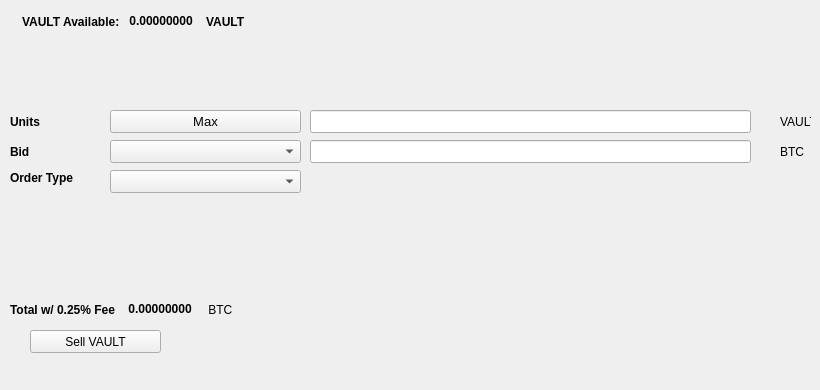
   <widget class="QWidget" name="SellTab">
    <attribute name="title">
     <string>Sell</string>
    </attribute>
    <widget class="QLabel" name="label_16">
     <property name="geometry">
      <rect>
       <x>780</x>
       <y>140</y>
       <width>31</width>
       <height>23</height>
      </rect>
     </property>
     <property name="text">
      <string>BTC</string>
     </property>
    </widget>
    <widget class="QComboBox" name="SellBidcomboBox">
     <property name="geometry">
      <rect>
       <x>110</x>
       <y>140</y>
       <width>191</width>
       <height>23</height>
      </rect>
     </property>
     <property name="font">
      <font>
       <pointsize>10</pointsize>
      </font>
     </property>
    </widget>
    <widget class="QLabel" name="label_18">
     <property name="geometry">
      <rect>
       <x>10</x>
       <y>110</y>
       <width>46</width>
       <height>23</height>
      </rect>
     </property>
     <property name="font">
      <font>
       <weight>75</weight>
       <bold>true</bold>
      </font>
     </property>
     <property name="text">
      <string>Units</string>
     </property>
    </widget>
    <widget class="QPushButton" name="Sell_Max_Amount">
     <property name="geometry">
      <rect>
       <x>110</x>
       <y>110</y>
       <width>191</width>
       <height>23</height>
      </rect>
     </property>
     <property name="font">
      <font>
       <pointsize>10</pointsize>
      </font>
     </property>
     <property name="text">
      <string>Max</string>
     </property>
    </widget>
    <widget class="QLabel" name="label_20">
     <property name="geometry">
      <rect>
       <x>10</x>
       <y>170</y>
       <width>91</width>
       <height>16</height>
      </rect>
     </property>
     <property name="font">
      <font>
       <weight>75</weight>
       <bold>true</bold>
      </font>
     </property>
     <property name="text">
      <string>Order Type</string>
     </property>
    </widget>
    <widget class="QComboBox" name="SellOrdertypeCombo">
     <property name="geometry">
      <rect>
       <x>110</x>
       <y>170</y>
       <width>191</width>
       <height>23</height>
      </rect>
     </property>
     <property name="font">
      <font>
       <pointsize>10</pointsize>
      </font>
     </property>
    </widget>
    <widget class="QLabel" name="label_21">
     <property name="geometry">
      <rect>
       <x>10</x>
       <y>140</y>
       <width>46</width>
       <height>23</height>
      </rect>
     </property>
     <property name="font">
      <font>
       <weight>75</weight>
       <bold>true</bold>
      </font>
     </property>
     <property name="text">
      <string>Bid</string>
     </property>
    </widget>
    <widget class="QLabel" name="label_22">
     <property name="geometry">
      <rect>
       <x>780</x>
       <y>110</y>
       <width>31</width>
       <height>23</height>
      </rect>
     </property>
     <property name="text">
      <string>VAULT</string>
     </property>
    </widget>
    <widget class="QLineEdit" name="UnitsInputVAULT">
     <property name="geometry">
      <rect>
       <x>310</x>
       <y>110</y>
       <width>441</width>
       <height>23</height>
      </rect>
     </property>
     <property name="font">
      <font>
       <pointsize>9</pointsize>
       <weight>75</weight>
       <bold>true</bold>
      </font>
     </property>
    </widget>
    <widget class="QLineEdit" name="SellBidPriceEdit">
     <property name="geometry">
      <rect>
       <x>310</x>
       <y>140</y>
       <width>441</width>
       <height>23</height>
      </rect>
     </property>
     <property name="font">
      <font>
       <pointsize>9</pointsize>
       <weight>75</weight>
       <bold>true</bold>
      </font>
     </property>
    </widget>
    <widget class="QPushButton" name="SellVAULTBTN">
     <property name="geometry">
      <rect>
       <x>30</x>
       <y>330</y>
       <width>131</width>
       <height>23</height>
      </rect>
     </property>
     <property name="text">
      <string>Sell VAULT</string>
     </property>
     <property name="icon">
      <iconset resource="../vault">
       <normaloff>:/icons/bitcoin</normaloff>:/icons/bitcoin</iconset>
     </property>
    </widget>
    <widget class="QWidget" name="layoutWidget3">
     <property name="geometry">
      <rect>
       <x>22</x>
       <y>12</y>
       <width>258</width>
       <height>19</height>
      </rect>
     </property>
     <layout class="QHBoxLayout" name="horizontalLayout">
      <item>
       <widget class="QLabel" name="label232_2">
        <property name="font">
         <font>
          <weight>75</weight>
          <bold>true</bold>
         </font>
        </property>
        <property name="text">
         <string>VAULT Available:</string>
        </property>
       </widget>
      </item>
      <item>
       <widget class="QLabel" name="VAULTAvailableLabel">
        <property name="palette">
         <palette>
          <active>
           <colorrole role="WindowText">
            <brush brushstyle="SolidPattern">
             <color alpha="255">
              <red>0</red>
              <green>0</green>
              <blue>0</blue>
             </color>
            </brush>
           </colorrole>
           <colorrole role="Button">
            <brush brushstyle="SolidPattern">
             <color alpha="255">
              <red>0</red>
              <green>170</green>
              <blue>0</blue>
             </color>
            </brush>
           </colorrole>
           <colorrole role="Light">
            <brush brushstyle="SolidPattern">
             <color alpha="255">
              <red>0</red>
              <green>255</green>
              <blue>0</blue>
             </color>
            </brush>
           </colorrole>
           <colorrole role="Midlight">
            <brush brushstyle="SolidPattern">
             <color alpha="255">
              <red>0</red>
              <green>212</green>
              <blue>0</blue>
             </color>
            </brush>
           </colorrole>
           <colorrole role="Dark">
            <brush brushstyle="SolidPattern">
             <color alpha="255">
              <red>0</red>
              <green>85</green>
              <blue>0</blue>
             </color>
            </brush>
           </colorrole>
           <colorrole role="Mid">
            <brush brushstyle="SolidPattern">
             <color alpha="255">
              <red>0</red>
              <green>113</green>
              <blue>0</blue>
             </color>
            </brush>
           </colorrole>
           <colorrole role="Text">
            <brush brushstyle="SolidPattern">
             <color alpha="255">
              <red>0</red>
              <green>170</green>
              <blue>0</blue>
             </color>
            </brush>
           </colorrole>
           <colorrole role="BrightText">
            <brush brushstyle="SolidPattern">
             <color alpha="255">
              <red>255</red>
              <green>255</green>
              <blue>255</blue>
             </color>
            </brush>
           </colorrole>
           <colorrole role="ButtonText">
            <brush brushstyle="SolidPattern">
             <color alpha="255">
              <red>0</red>
              <green>0</green>
              <blue>0</blue>
             </color>
            </brush>
           </colorrole>
           <colorrole role="Base">
            <brush brushstyle="SolidPattern">
             <color alpha="255">
              <red>255</red>
              <green>255</green>
              <blue>255</blue>
             </color>
            </brush>
           </colorrole>
           <colorrole role="Window">
            <brush brushstyle="SolidPattern">
             <color alpha="255">
              <red>0</red>
              <green>170</green>
              <blue>0</blue>
             </color>
            </brush>
           </colorrole>
           <colorrole role="Shadow">
            <brush brushstyle="SolidPattern">
             <color alpha="255">
              <red>0</red>
              <green>0</green>
              <blue>0</blue>
             </color>
            </brush>
           </colorrole>
           <colorrole role="AlternateBase">
            <brush brushstyle="SolidPattern">
             <color alpha="255">
              <red>127</red>
              <green>212</green>
              <blue>127</blue>
             </color>
            </brush>
           </colorrole>
           <colorrole role="ToolTipBase">
            <brush brushstyle="SolidPattern">
             <color alpha="255">
              <red>255</red>
              <green>255</green>
              <blue>220</blue>
             </color>
            </brush>
           </colorrole>
           <colorrole role="ToolTipText">
            <brush brushstyle="SolidPattern">
             <color alpha="255">
              <red>0</red>
              <green>0</green>
              <blue>0</blue>
             </color>
            </brush>
           </colorrole>
          </active>
          <inactive>
           <colorrole role="WindowText">
            <brush brushstyle="SolidPattern">
             <color alpha="255">
              <red>0</red>
              <green>0</green>
              <blue>0</blue>
             </color>
            </brush>
           </colorrole>
           <colorrole role="Button">
            <brush brushstyle="SolidPattern">
             <color alpha="255">
              <red>0</red>
              <green>170</green>
              <blue>0</blue>
             </color>
            </brush>
           </colorrole>
           <colorrole role="Light">
            <brush brushstyle="SolidPattern">
             <color alpha="255">
              <red>0</red>
              <green>255</green>
              <blue>0</blue>
             </color>
            </brush>
           </colorrole>
           <colorrole role="Midlight">
            <brush brushstyle="SolidPattern">
             <color alpha="255">
              <red>0</red>
              <green>212</green>
              <blue>0</blue>
             </color>
            </brush>
           </colorrole>
           <colorrole role="Dark">
            <brush brushstyle="SolidPattern">
             <color alpha="255">
              <red>0</red>
              <green>85</green>
              <blue>0</blue>
             </color>
            </brush>
           </colorrole>
           <colorrole role="Mid">
            <brush brushstyle="SolidPattern">
             <color alpha="255">
              <red>0</red>
              <green>113</green>
              <blue>0</blue>
             </color>
            </brush>
           </colorrole>
           <colorrole role="Text">
            <brush brushstyle="SolidPattern">
             <color alpha="255">
              <red>0</red>
              <green>170</green>
              <blue>0</blue>
             </color>
            </brush>
           </colorrole>
           <colorrole role="BrightText">
            <brush brushstyle="SolidPattern">
             <color alpha="255">
              <red>255</red>
              <green>255</green>
              <blue>255</blue>
             </color>
            </brush>
           </colorrole>
           <colorrole role="ButtonText">
            <brush brushstyle="SolidPattern">
             <color alpha="255">
              <red>0</red>
              <green>0</green>
              <blue>0</blue>
             </color>
            </brush>
           </colorrole>
           <colorrole role="Base">
            <brush brushstyle="SolidPattern">
             <color alpha="255">
              <red>255</red>
              <green>255</green>
              <blue>255</blue>
             </color>
            </brush>
           </colorrole>
           <colorrole role="Window">
            <brush brushstyle="SolidPattern">
             <color alpha="255">
              <red>0</red>
              <green>170</green>
              <blue>0</blue>
             </color>
            </brush>
           </colorrole>
           <colorrole role="Shadow">
            <brush brushstyle="SolidPattern">
             <color alpha="255">
              <red>0</red>
              <green>0</green>
              <blue>0</blue>
             </color>
            </brush>
           </colorrole>
           <colorrole role="AlternateBase">
            <brush brushstyle="SolidPattern">
             <color alpha="255">
              <red>127</red>
              <green>212</green>
              <blue>127</blue>
             </color>
            </brush>
           </colorrole>
           <colorrole role="ToolTipBase">
            <brush brushstyle="SolidPattern">
             <color alpha="255">
              <red>255</red>
              <green>255</green>
              <blue>220</blue>
             </color>
            </brush>
           </colorrole>
           <colorrole role="ToolTipText">
            <brush brushstyle="SolidPattern">
             <color alpha="255">
              <red>0</red>
              <green>0</green>
              <blue>0</blue>
             </color>
            </brush>
           </colorrole>
          </inactive>
          <disabled>
           <colorrole role="WindowText">
            <brush brushstyle="SolidPattern">
             <color alpha="255">
              <red>0</red>
              <green>85</green>
              <blue>0</blue>
             </color>
            </brush>
           </colorrole>
           <colorrole role="Button">
            <brush brushstyle="SolidPattern">
             <color alpha="255">
              <red>0</red>
              <green>170</green>
              <blue>0</blue>
             </color>
            </brush>
           </colorrole>
           <colorrole role="Light">
            <brush brushstyle="SolidPattern">
             <color alpha="255">
              <red>0</red>
              <green>255</green>
              <blue>0</blue>
             </color>
            </brush>
           </colorrole>
           <colorrole role="Midlight">
            <brush brushstyle="SolidPattern">
             <color alpha="255">
              <red>0</red>
              <green>212</green>
              <blue>0</blue>
             </color>
            </brush>
           </colorrole>
           <colorrole role="Dark">
            <brush brushstyle="SolidPattern">
             <color alpha="255">
              <red>0</red>
              <green>85</green>
              <blue>0</blue>
             </color>
            </brush>
           </colorrole>
           <colorrole role="Mid">
            <brush brushstyle="SolidPattern">
             <color alpha="255">
              <red>0</red>
              <green>113</green>
              <blue>0</blue>
             </color>
            </brush>
           </colorrole>
           <colorrole role="Text">
            <brush brushstyle="SolidPattern">
             <color alpha="255">
              <red>0</red>
              <green>85</green>
              <blue>0</blue>
             </color>
            </brush>
           </colorrole>
           <colorrole role="BrightText">
            <brush brushstyle="SolidPattern">
             <color alpha="255">
              <red>255</red>
              <green>255</green>
              <blue>255</blue>
             </color>
            </brush>
           </colorrole>
           <colorrole role="ButtonText">
            <brush brushstyle="SolidPattern">
             <color alpha="255">
              <red>0</red>
              <green>85</green>
              <blue>0</blue>
             </color>
            </brush>
           </colorrole>
           <colorrole role="Base">
            <brush brushstyle="SolidPattern">
             <color alpha="255">
              <red>0</red>
              <green>170</green>
              <blue>0</blue>
             </color>
            </brush>
           </colorrole>
           <colorrole role="Window">
            <brush brushstyle="SolidPattern">
             <color alpha="255">
              <red>0</red>
              <green>170</green>
              <blue>0</blue>
             </color>
            </brush>
           </colorrole>
           <colorrole role="Shadow">
            <brush brushstyle="SolidPattern">
             <color alpha="255">
              <red>0</red>
              <green>0</green>
              <blue>0</blue>
             </color>
            </brush>
           </colorrole>
           <colorrole role="AlternateBase">
            <brush brushstyle="SolidPattern">
             <color alpha="255">
              <red>0</red>
              <green>170</green>
              <blue>0</blue>
             </color>
            </brush>
           </colorrole>
           <colorrole role="ToolTipBase">
            <brush brushstyle="SolidPattern">
             <color alpha="255">
              <red>255</red>
              <green>255</green>
              <blue>220</blue>
             </color>
            </brush>
           </colorrole>
           <colorrole role="ToolTipText">
            <brush brushstyle="SolidPattern">
             <color alpha="255">
              <red>0</red>
              <green>0</green>
              <blue>0</blue>
             </color>
            </brush>
           </colorrole>
          </disabled>
         </palette>
        </property>
        <property name="font">
         <font>
          <weight>75</weight>
          <bold>true</bold>
         </font>
        </property>
        <property name="text">
         <string> 0.00000000 </string>
        </property>
        <property name="textInteractionFlags">
         <set>Qt::LinksAccessibleByMouse|Qt::TextSelectableByKeyboard|Qt::TextSelectableByMouse</set>
        </property>
       </widget>
      </item>
      <item>
       <widget class="QLabel" name="labelVAULT">
        <property name="font">
         <font>
          <weight>75</weight>
          <bold>true</bold>
         </font>
        </property>
        <property name="text">
         <string>VAULT</string>
        </property>
       </widget>
      </item>
     </layout>
    </widget>
    <widget class="QWidget" name="layoutWidget">
     <property name="geometry">
      <rect>
       <x>10</x>
       <y>300</y>
       <width>268</width>
       <height>19</height>
      </rect>
     </property>
     <layout class="QHBoxLayout" name="horizontalLayout_2">
      <item>
       <widget class="QLabel" name="label_19">
        <property name="font">
         <font>
          <weight>75</weight>
          <bold>true</bold>
         </font>
        </property>
        <property name="text">
         <string>Total w/ 0.25% Fee </string>
        </property>
       </widget>
      </item>
      <item>
       <widget class="QLabel" name="SellCostLabel">
        <property name="palette">
         <palette>
          <active>
           <colorrole role="WindowText">
            <brush brushstyle="SolidPattern">
             <color alpha="255">
              <red>0</red>
              <green>0</green>
              <blue>0</blue>
             </color>
            </brush>
           </colorrole>
           <colorrole role="Button">
            <brush brushstyle="SolidPattern">
             <color alpha="255">
              <red>0</red>
              <green>170</green>
              <blue>0</blue>
             </color>
            </brush>
           </colorrole>
           <colorrole role="Light">
            <brush brushstyle="SolidPattern">
             <color alpha="255">
              <red>0</red>
              <green>255</green>
              <blue>0</blue>
             </color>
            </brush>
           </colorrole>
           <colorrole role="Midlight">
            <brush brushstyle="SolidPattern">
             <color alpha="255">
              <red>0</red>
              <green>212</green>
              <blue>0</blue>
             </color>
            </brush>
           </colorrole>
           <colorrole role="Dark">
            <brush brushstyle="SolidPattern">
             <color alpha="255">
              <red>0</red>
              <green>85</green>
              <blue>0</blue>
             </color>
            </brush>
           </colorrole>
           <colorrole role="Mid">
            <brush brushstyle="SolidPattern">
             <color alpha="255">
              <red>0</red>
              <green>113</green>
              <blue>0</blue>
             </color>
            </brush>
           </colorrole>
           <colorrole role="Text">
            <brush brushstyle="SolidPattern">
             <color alpha="255">
              <red>0</red>
              <green>170</green>
              <blue>0</blue>
             </color>
            </brush>
           </colorrole>
           <colorrole role="BrightText">
            <brush brushstyle="SolidPattern">
             <color alpha="255">
              <red>255</red>
              <green>255</green>
              <blue>255</blue>
             </color>
            </brush>
           </colorrole>
           <colorrole role="ButtonText">
            <brush brushstyle="SolidPattern">
             <color alpha="255">
              <red>0</red>
              <green>0</green>
              <blue>0</blue>
             </color>
            </brush>
           </colorrole>
           <colorrole role="Base">
            <brush brushstyle="SolidPattern">
             <color alpha="255">
              <red>255</red>
              <green>255</green>
              <blue>255</blue>
             </color>
            </brush>
           </colorrole>
           <colorrole role="Window">
            <brush brushstyle="SolidPattern">
             <color alpha="255">
              <red>0</red>
              <green>170</green>
              <blue>0</blue>
             </color>
            </brush>
           </colorrole>
           <colorrole role="Shadow">
            <brush brushstyle="SolidPattern">
             <color alpha="255">
              <red>0</red>
              <green>0</green>
              <blue>0</blue>
             </color>
            </brush>
           </colorrole>
           <colorrole role="AlternateBase">
            <brush brushstyle="SolidPattern">
             <color alpha="255">
              <red>127</red>
              <green>212</green>
              <blue>127</blue>
             </color>
            </brush>
           </colorrole>
           <colorrole role="ToolTipBase">
            <brush brushstyle="SolidPattern">
             <color alpha="255">
              <red>255</red>
              <green>255</green>
              <blue>220</blue>
             </color>
            </brush>
           </colorrole>
           <colorrole role="ToolTipText">
            <brush brushstyle="SolidPattern">
             <color alpha="255">
              <red>0</red>
              <green>0</green>
              <blue>0</blue>
             </color>
            </brush>
           </colorrole>
          </active>
          <inactive>
           <colorrole role="WindowText">
            <brush brushstyle="SolidPattern">
             <color alpha="255">
              <red>0</red>
              <green>0</green>
              <blue>0</blue>
             </color>
            </brush>
           </colorrole>
           <colorrole role="Button">
            <brush brushstyle="SolidPattern">
             <color alpha="255">
              <red>0</red>
              <green>170</green>
              <blue>0</blue>
             </color>
            </brush>
           </colorrole>
           <colorrole role="Light">
            <brush brushstyle="SolidPattern">
             <color alpha="255">
              <red>0</red>
              <green>255</green>
              <blue>0</blue>
             </color>
            </brush>
           </colorrole>
           <colorrole role="Midlight">
            <brush brushstyle="SolidPattern">
             <color alpha="255">
              <red>0</red>
              <green>212</green>
              <blue>0</blue>
             </color>
            </brush>
           </colorrole>
           <colorrole role="Dark">
            <brush brushstyle="SolidPattern">
             <color alpha="255">
              <red>0</red>
              <green>85</green>
              <blue>0</blue>
             </color>
            </brush>
           </colorrole>
           <colorrole role="Mid">
            <brush brushstyle="SolidPattern">
             <color alpha="255">
              <red>0</red>
              <green>113</green>
              <blue>0</blue>
             </color>
            </brush>
           </colorrole>
           <colorrole role="Text">
            <brush brushstyle="SolidPattern">
             <color alpha="255">
              <red>0</red>
              <green>170</green>
              <blue>0</blue>
             </color>
            </brush>
           </colorrole>
           <colorrole role="BrightText">
            <brush brushstyle="SolidPattern">
             <color alpha="255">
              <red>255</red>
              <green>255</green>
              <blue>255</blue>
             </color>
            </brush>
           </colorrole>
           <colorrole role="ButtonText">
            <brush brushstyle="SolidPattern">
             <color alpha="255">
              <red>0</red>
              <green>0</green>
              <blue>0</blue>
             </color>
            </brush>
           </colorrole>
           <colorrole role="Base">
            <brush brushstyle="SolidPattern">
             <color alpha="255">
              <red>255</red>
              <green>255</green>
              <blue>255</blue>
             </color>
            </brush>
           </colorrole>
           <colorrole role="Window">
            <brush brushstyle="SolidPattern">
             <color alpha="255">
              <red>0</red>
              <green>170</green>
              <blue>0</blue>
             </color>
            </brush>
           </colorrole>
           <colorrole role="Shadow">
            <brush brushstyle="SolidPattern">
             <color alpha="255">
              <red>0</red>
              <green>0</green>
              <blue>0</blue>
             </color>
            </brush>
           </colorrole>
           <colorrole role="AlternateBase">
            <brush brushstyle="SolidPattern">
             <color alpha="255">
              <red>127</red>
              <green>212</green>
              <blue>127</blue>
             </color>
            </brush>
           </colorrole>
           <colorrole role="ToolTipBase">
            <brush brushstyle="SolidPattern">
             <color alpha="255">
              <red>255</red>
              <green>255</green>
              <blue>220</blue>
             </color>
            </brush>
           </colorrole>
           <colorrole role="ToolTipText">
            <brush brushstyle="SolidPattern">
             <color alpha="255">
              <red>0</red>
              <green>0</green>
              <blue>0</blue>
             </color>
            </brush>
           </colorrole>
          </inactive>
          <disabled>
           <colorrole role="WindowText">
            <brush brushstyle="SolidPattern">
             <color alpha="255">
              <red>0</red>
              <green>85</green>
              <blue>0</blue>
             </color>
            </brush>
           </colorrole>
           <colorrole role="Button">
            <brush brushstyle="SolidPattern">
             <color alpha="255">
              <red>0</red>
              <green>170</green>
              <blue>0</blue>
             </color>
            </brush>
           </colorrole>
           <colorrole role="Light">
            <brush brushstyle="SolidPattern">
             <color alpha="255">
              <red>0</red>
              <green>255</green>
              <blue>0</blue>
             </color>
            </brush>
           </colorrole>
           <colorrole role="Midlight">
            <brush brushstyle="SolidPattern">
             <color alpha="255">
              <red>0</red>
              <green>212</green>
              <blue>0</blue>
             </color>
            </brush>
           </colorrole>
           <colorrole role="Dark">
            <brush brushstyle="SolidPattern">
             <color alpha="255">
              <red>0</red>
              <green>85</green>
              <blue>0</blue>
             </color>
            </brush>
           </colorrole>
           <colorrole role="Mid">
            <brush brushstyle="SolidPattern">
             <color alpha="255">
              <red>0</red>
              <green>113</green>
              <blue>0</blue>
             </color>
            </brush>
           </colorrole>
           <colorrole role="Text">
            <brush brushstyle="SolidPattern">
             <color alpha="255">
              <red>0</red>
              <green>85</green>
              <blue>0</blue>
             </color>
            </brush>
           </colorrole>
           <colorrole role="BrightText">
            <brush brushstyle="SolidPattern">
             <color alpha="255">
              <red>255</red>
              <green>255</green>
              <blue>255</blue>
             </color>
            </brush>
           </colorrole>
           <colorrole role="ButtonText">
            <brush brushstyle="SolidPattern">
             <color alpha="255">
              <red>0</red>
              <green>85</green>
              <blue>0</blue>
             </color>
            </brush>
           </colorrole>
           <colorrole role="Base">
            <brush brushstyle="SolidPattern">
             <color alpha="255">
              <red>0</red>
              <green>170</green>
              <blue>0</blue>
             </color>
            </brush>
           </colorrole>
           <colorrole role="Window">
            <brush brushstyle="SolidPattern">
             <color alpha="255">
              <red>0</red>
              <green>170</green>
              <blue>0</blue>
             </color>
            </brush>
           </colorrole>
           <colorrole role="Shadow">
            <brush brushstyle="SolidPattern">
             <color alpha="255">
              <red>0</red>
              <green>0</green>
              <blue>0</blue>
             </color>
            </brush>
           </colorrole>
           <colorrole role="AlternateBase">
            <brush brushstyle="SolidPattern">
             <color alpha="255">
              <red>0</red>
              <green>170</green>
              <blue>0</blue>
             </color>
            </brush>
           </colorrole>
           <colorrole role="ToolTipBase">
            <brush brushstyle="SolidPattern">
             <color alpha="255">
              <red>255</red>
              <green>255</green>
              <blue>220</blue>
             </color>
            </brush>
           </colorrole>
           <colorrole role="ToolTipText">
            <brush brushstyle="SolidPattern">
             <color alpha="255">
              <red>0</red>
              <green>0</green>
              <blue>0</blue>
             </color>
            </brush>
           </colorrole>
          </disabled>
         </palette>
        </property>
        <property name="font">
         <font>
          <weight>75</weight>
          <bold>true</bold>
         </font>
        </property>
        <property name="autoFillBackground">
         <bool>false</bool>
        </property>
        <property name="text">
         <string> 0.00000000</string>
        </property>
        <property name="textInteractionFlags">
         <set>Qt::LinksAccessibleByMouse|Qt::TextSelectableByMouse</set>
        </property>
       </widget>
      </item>
      <item>
       <widget class="QLabel" name="label_17">
        <property name="font">
         <font>
          <weight>50</weight>
          <bold>false</bold>
         </font>
        </property>
        <property name="text">
         <string> BTC</string>
        </property>
       </widget>
      </item>
     </layout>
    </widget>
    <widget class="QLabel" name="label_23">
     <property name="geometry">
      <rect>
       <x>460</x>
       <y>300</y>
       <width>281</width>
       <height>81</height>
      </rect>
     </property>
     <property name="text">
      <string/>
     </property>
     <property name="pixmap">
      <pixmap>:/images/bittrex</pixmap>
     </property>
    </widget>
   </widget>
